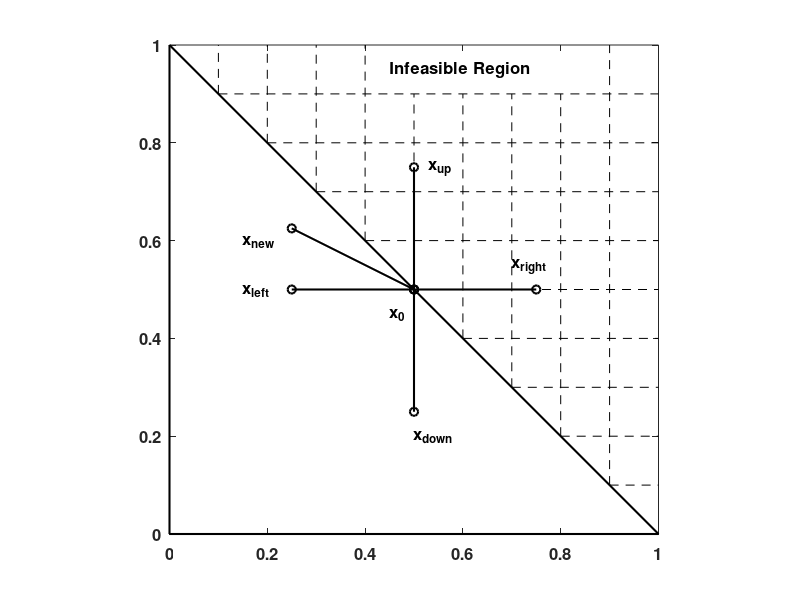

This chart was generated by the following MATLAB code:
function lc_image
% LC_IMAGE
%
% This script makes the figure in Chapter 3 which illustrates
% stagnation in the case where the stencil directions and an
% explict constraint combine to hide all descent directions.
%
v0=[0,0]';
vx=[0, 1]';
vy=[1,0]';
x0=[.5,.5]';
v=[0 1; 0 -1; 1 0; -1 0]';
h=.25;
xyb=[.5-h  .5  .5+h]';
sb=[.5 .5 .5]';
xnew=[.5-h,.5]'; ynew=[.5+.5*h, .5]';
p1=subplot(1,1,1);
p2=plot(vx,vy,'-',v0,vy,'-',vx,v0,'-',sb,xyb,'-o',xyb,sb,'-o',xnew,ynew,'-o');
ktext(.45,.45,'x_0');
ktext(.7,.55,'x_{right}');
ktext(.15,.5,'x_{left}');
ktext(.53,.75,'x_{up}');
ktext(.5,.2,'x_{down}');
ktext(.15,.6,'x_{new}');
ktext(.45,.95,'Infeasible Region');
set(p1,'FontSize',12,'FontWeight','Bold','YTick',[0:.2:1],'XTick',[0:.2:1]);
set(p2,'LineWidth',1.5,'Color','black');
axis('square');
hold on
nshade=10;
dshade=1/nshade;
for i=1:nshade-1
wx=[1-dshade*i,1]';
wy=dshade*[i,i]';
qx=[dshade*i,dshade*i];
qy=[1-dshade*i,1]';
if i > 4 & i < 9
   qy(2)=.9;
end
p3=plot(wx,wy,'--',qx,qy,'--');
set(p3,'LineWidth',.5,'Color','black');
end
hold off


function ktext(x,y,words)
text(x,y,words,'FontSize',12,'LineWidth',1,'FontWeight','Bold');
